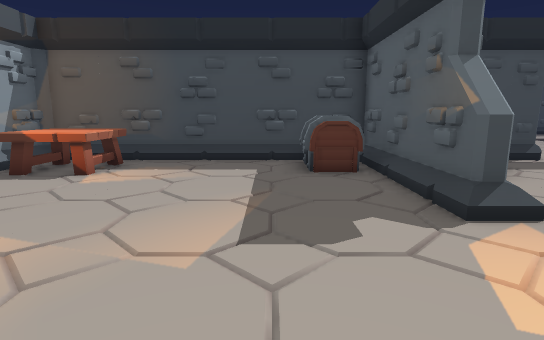
[1] (above)

16 first-person views from a walk through a scene from a Unity 3-D project. The camera is 1.4 m above the floor, tilts 10° down and sees 80° across. The floor is counted in squares, 1 m on a side. Each view is taken from the middle of a square. On the plan, view 1 faces up. The plan holds only what a view shows up to about 15 squares ahead; the rest is blank.

[2]
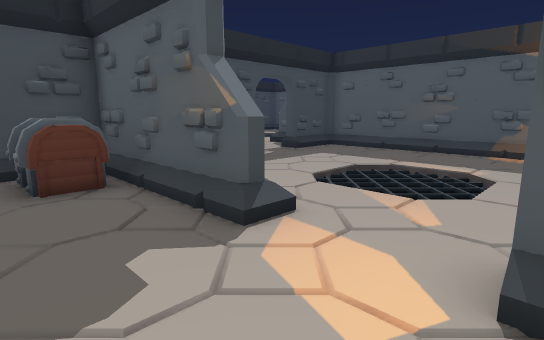

[3]
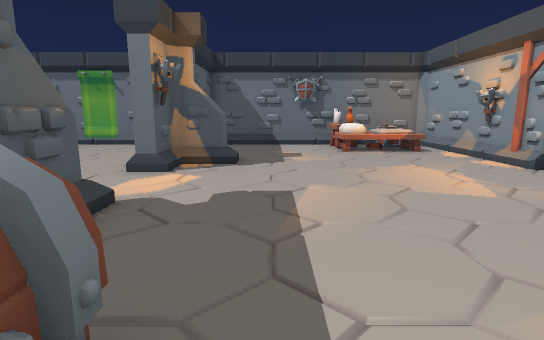

[4]
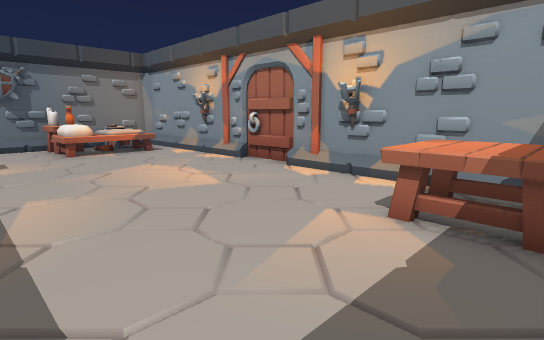

[5]
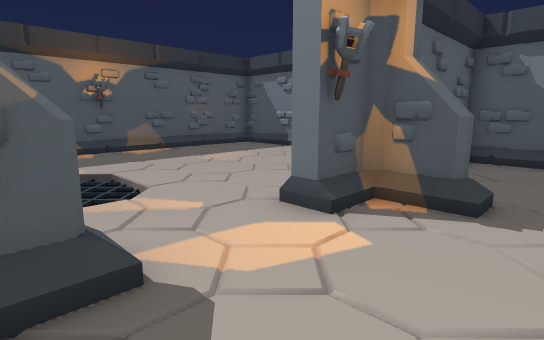

[6]
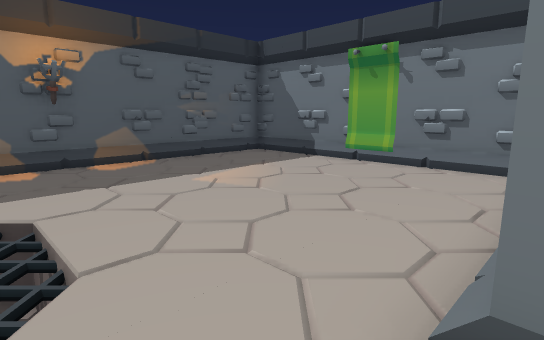

[7]
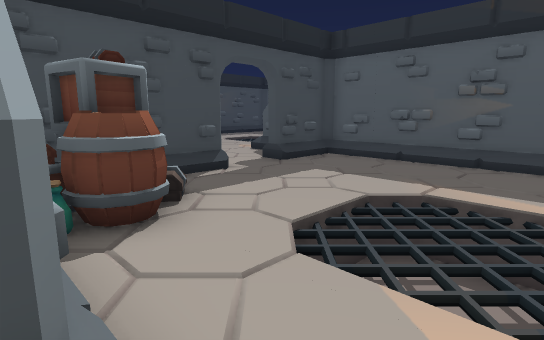

[8]
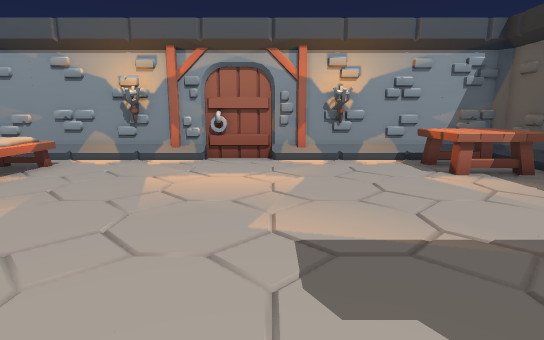

[9]
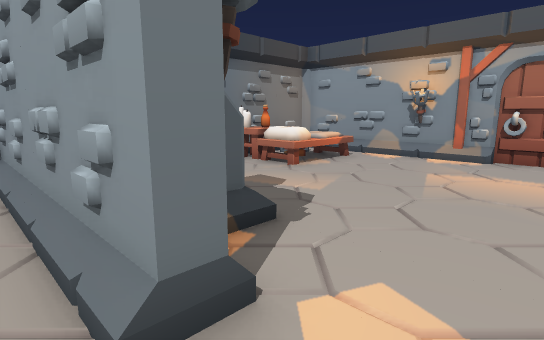

[10]
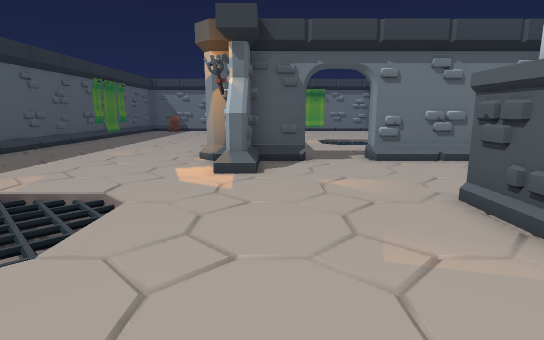

[11]
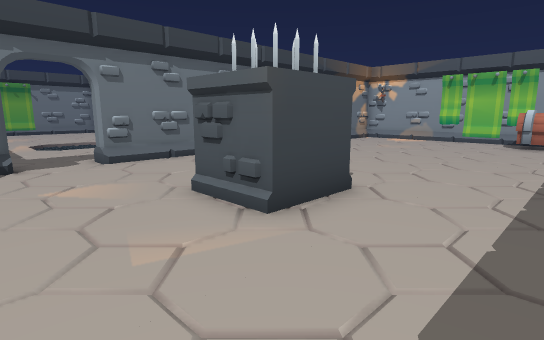

[12]
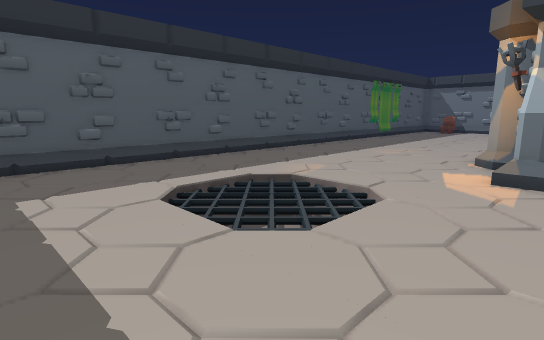

[13]
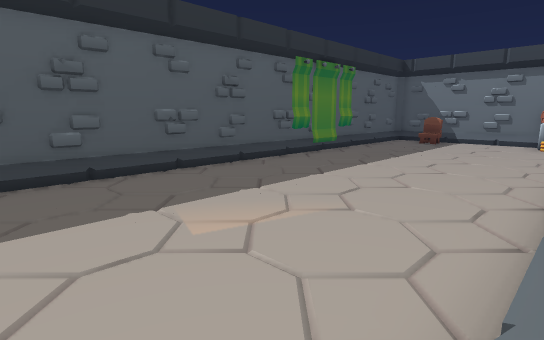

[14]
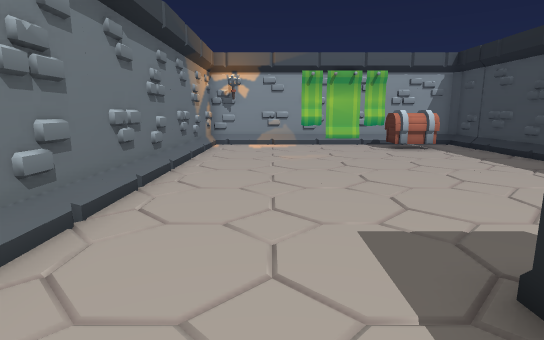

[15]
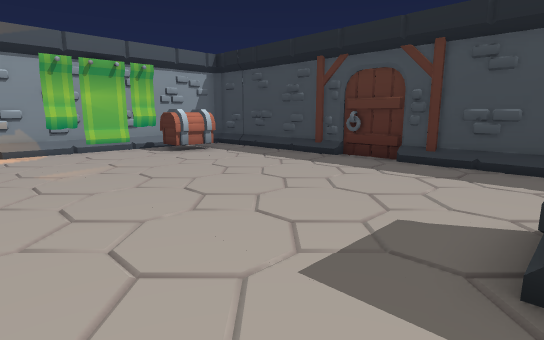

[16]
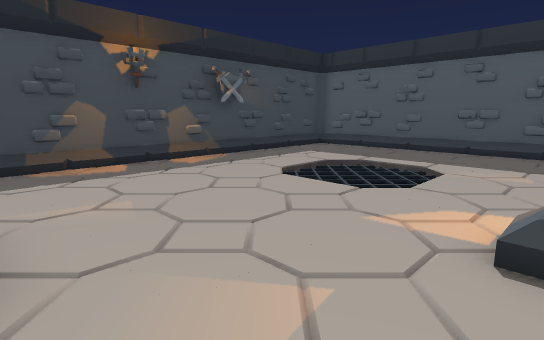

### Floor plan
Key: @ floor where view 1 was taken; # wall or solid block; . main floor; : floor 0.25 m higher than the main floor; / step, stairs or slope; v drop or lower ground; T table; C chest; B bed; A banner; S spikes; H chair; O other object.
Columns run from 7 left of view 1 to 21 right of it. Each row starts with its distance up from view 1.
 21 #############   #############
 20 #........................../#
 19 #CC......................../#
 18 #CC......................../#
 17 #............SS......vvv.../#
 16 #............SSS.....vvv.../#
 15 A............SSS.....vvv.../#
 14 #........................../#
 13 #........................../#
 12 #..................#......./#
 11 #..................#......./#
 10 ################..###....../#
  9 #TTT....CC#OO.......#....../#
  8 #TTT....CC#OO....../#....../#
  7 #TTT......#OO....../#....../#
  6 #.........#......../#....../#
  5 #O........#..vvv.../#....../#
  4 #.........:..vvv.../#....../#
  3 #............vvv.../#....../#
  2 #................../#......A#
  1 #.........O........O#......A#
  0 #......@/##.........#......A#
 -1 #O....../##.........#......A#
 -2 #.........#.........#.......#
 -3 #.BBB.....#.........#.......#
 -4 #.BBB.....#.........#......
 -5 #.B B.....#.........#O...HH
 -6 ###############A##########

Where each view was taken, in squares from view 1:
view 1: 0 up, 0 right, facing up
view 2: 1 up, 0 right, facing up-right
view 3: 9 up, 0 right, facing down
view 4: 9 up, 0 right, facing down-left
view 5: 5 up, 0 right, facing down-right
view 6: 3 up, 3 right, facing down-right
view 7: 3 up, 3 right, facing up-right
view 8: 3 up, 3 right, facing left
view 9: 3 up, 4 right, facing down-left
view 10: 20 up, 11 right, facing down
view 11: 20 up, 11 right, facing down-left
view 12: 20 up, 11 right, facing down-right
view 13: 11 up, 13 right, facing down-right
view 14: 13 up, 8 right, facing left
view 15: 12 up, 6 right, facing up-left
view 16: 12 up, 8 right, facing up-right
